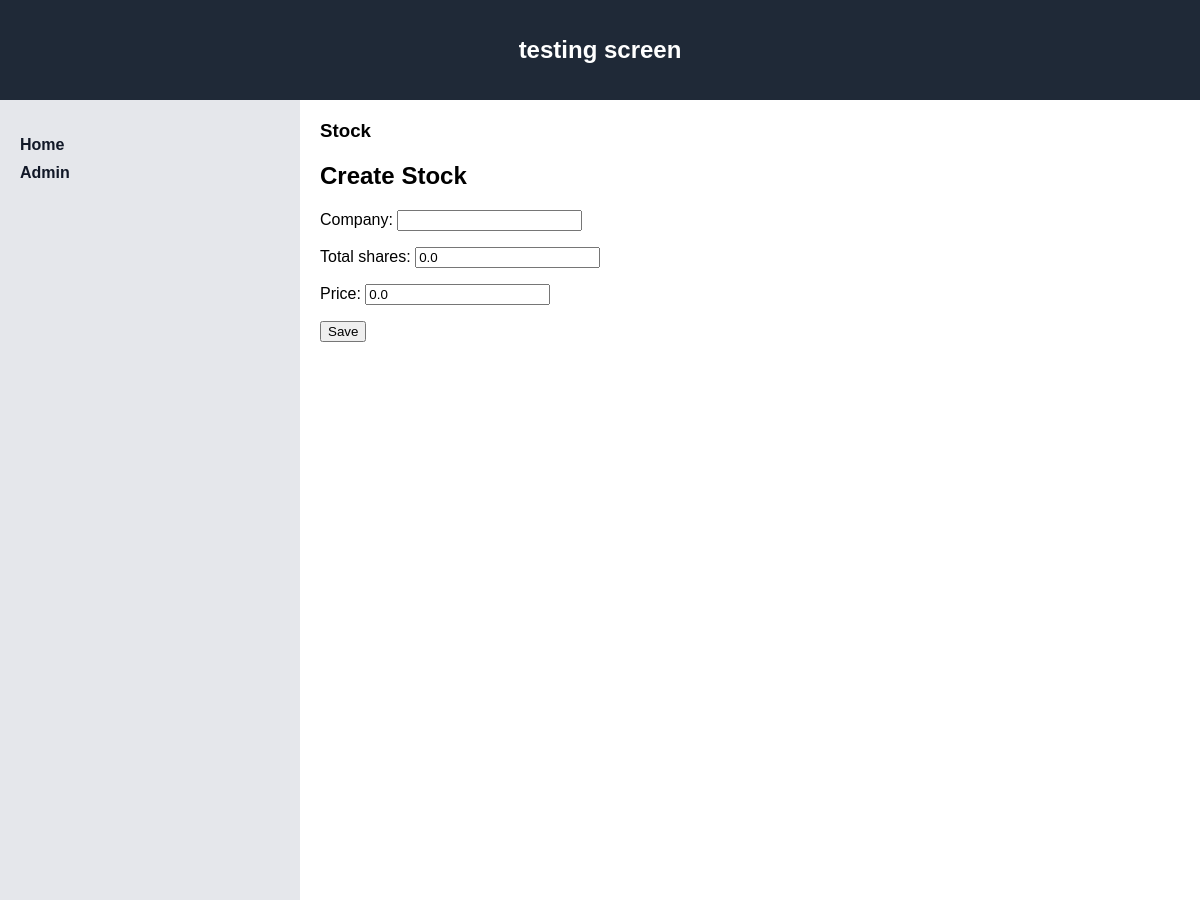
Before: /testing_Screen/ with the older database file.
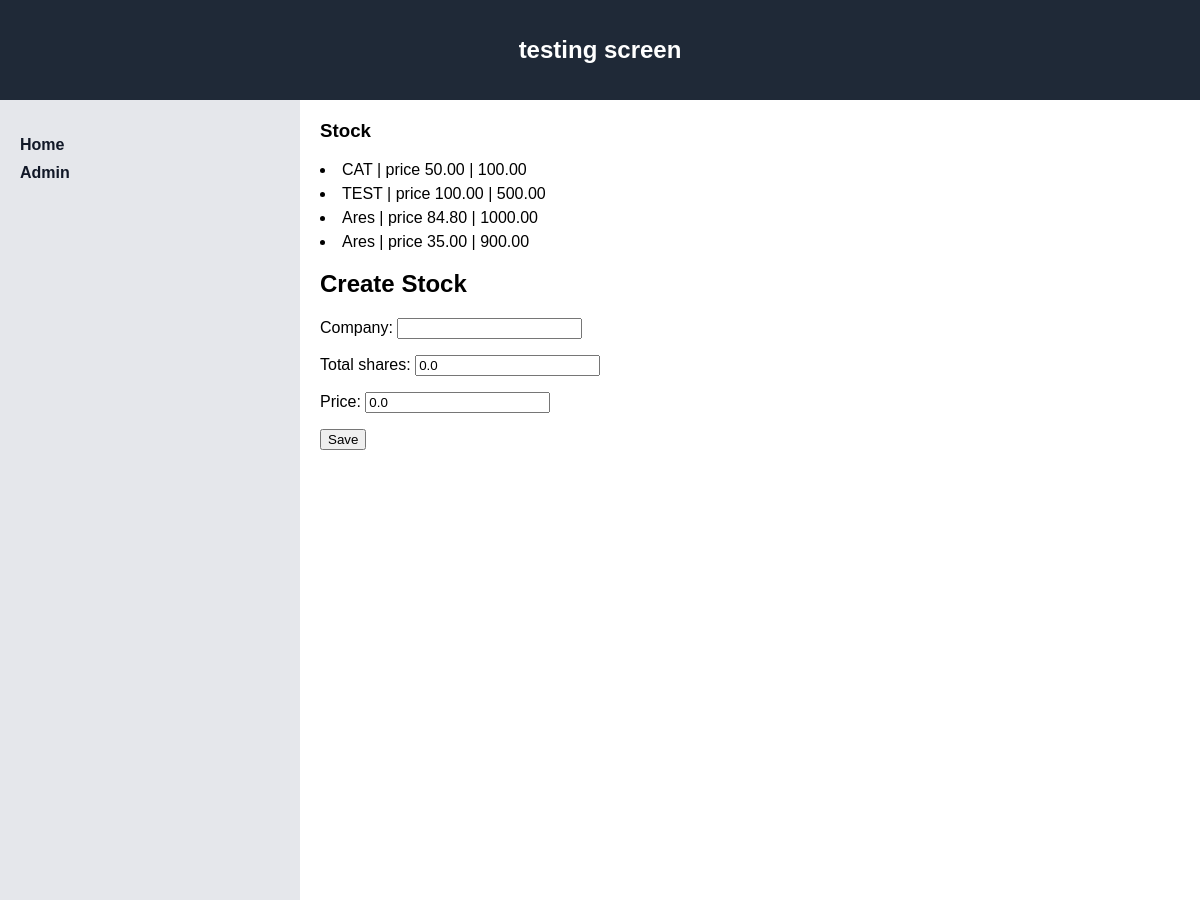
After: the same page with the newer database file.
### league/models.py (models this page shows)
class Stock(models.Model):
    company = models.CharField(max_length=100)
    total_shares = models.DecimalField(max_digits=10, decimal_places=2, default=0.00)
    price = models.DecimalField(max_digits=10, decimal_places=2, default=0.00)
    def __str__(self):
        return f"{self.company}"

### league/views.py (the view)
# urls.py: path("testing_Screen/", views.testing_Screen, name="testing_Screen"),
def testing_Screen(request):
    if request.method == "POST":
        form = Stockform(request.POST)
        if form.is_valid():
            form.save()
            return redirect("landing")
    else:
        form = Stockform()
    counter = 0
    stock = Stock.objects.all()
    print(stock)
    context = {
        "stock":stock,
        "form": form,
    }
    return render(request, "league/testing_Screen.html",context )

### league/forms.py
class Stockform(forms.ModelForm): # forms.ModelForm is used to automatatacally connect to a model
    class Meta:
        model = Stock
        fields = ['company', 'total_shares', 'price']

### league/templates/league/testing_Screen.html (shortened to what this page needs)
<!DOCTYPE html>
<html lang="en">
<head>
</head>
<body>
<header>
  <h2>testing screen</h2>
</header>
<section>
  <nav>
    <ul>
      <li><a href="http://127.0.0.1:8000/">Home</a></li>
      <li><a href="admin/">Admin</a></li>
    </ul>
  </nav>
  <article>
    <h1>Stock</h1>
{% for x in stock %}
<li>{{x.company}} | price {{x.price}} | {{x.total_shares}}
</li>
{% endfor %}
<h2>Create Stock</h2>
<form method="POST">
    {{ form.as_p }}
    <button type="submit">Save</button>
</form>
</section>
</body>
</html>

### league/templates/league/testing_Screen.html (style rules this page uses)
* { box-sizing: border-box; }
body { margin: 0; font-family: Arial, Helvetica, sans-serif; background-color: #f5f5f5; }
header { background-color: #1f2937; padding: 16px; text-align: center; color: white; }
section { display: flex; min-height: 100vh; }
nav { width: 25%; background: #e5e7eb; padding: 20px; }
nav ul { list-style: none; padding: 0; }
nav li { margin-bottom: 10px; }
nav a { text-decoration: none; color: #111827; font-weight: bold; }
article { width: 75%; padding: 20px; background-color: #ffffff; }
h1 { margin-top: 0; }
ul { padding-left: 20px; }
li { margin-bottom: 6px; }

Changed rows visible on the page:
added Stock: company "CAT", price "50.00", total_shares "100.00"
added Stock: company "TEST", price "100.00", total_shares "500.00"
added Stock: company "Ares", price "84.80", total_shares "1000.00"
added Stock: company "Ares", price "35.00", total_shares "900.00"
